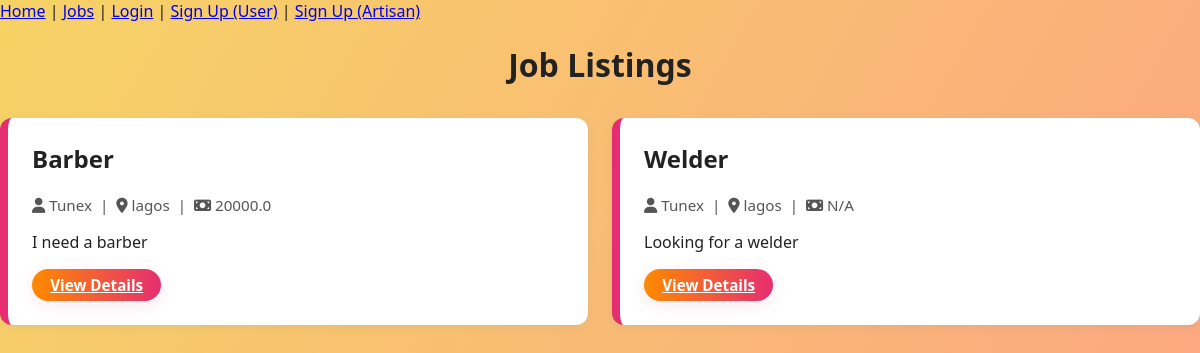
Page /jobs on the committed database.
### app/models.py (models this page shows, shortened)
class JobPost(db.Model):
    __tablename__ = 'job_post'
    id = db.Column(db.Integer, primary_key=True)
    user_id = db.Column(db.Integer, db.ForeignKey('user.id'), nullable=False)
    title = db.Column(db.String(120), nullable=False)
    description = db.Column(db.Text, nullable=False)
    location = db.Column(db.String(100))
    latitude = db.Column(db.Float)
    longitude = db.Column(db.Float)
    budget = db.Column(db.Float)
    timestamp = db.Column(db.DateTime, default=datetime.utcnow)
    user = db.relationship('User', back_populates='job_posts')
    applications = db.relationship('JobApplication', backref='job_post', lazy='dynamic')

class User(db.Model, UserMixin):  # Inherit from UserMixin
    __tablename__ = 'user'
    id = db.Column(db.Integer, primary_key=True)
    email = db.Column(db.String(120), unique=True, nullable=False)
    name = db.Column(db.String(100), nullable=False)
    password_hash = db.Column(db.String(128), nullable=False)
    location = db.Column(db.String(100))
    phone_number = db.Column(db.String(15))
    is_artisan = db.Column(db.Boolean, default=False)
    profile_pic = db.Column(db.String(200))
    messages = db.relationship('Message', foreign_keys='Message.sender_id', backref='sender', lazy='dynamic')
    received_messages = db.relationship('Message', foreign_keys='Message.recipient_id', backref='recipient', lazy='dynamic')
    job_posts = db.relationship('JobPost', back_populates='user', lazy='dynamic')
    favorites = db.relationship('Favorite', back_populates='user', lazy='dynamic')
    reviews_given = db.relationship('Review', back_populates='customer', lazy='dynamic')
    notifications = db.relationship('Notification', back_populates='user', lazy='dynamic')

### app/routes.py (the view)
@main.route('/jobs')
def list_jobs():
    jobs = JobPost.query.order_by(JobPost.timestamp.desc()).all()
    return render_template('jobs.html', jobs=jobs)

### app/templates/jobs.html (shortened to what this page needs)
{% extends "base.html" %}
{% block content %}
<h1 style="text-align:center;margin-bottom:1em;">Job Listings</h1>
<div class="jobs-grid" style="display:grid;grid-template-columns:repeat(auto-fit,minmax(320px,1fr));gap:1.5em;">
  {% for job in jobs %}
    <div class="job-card" style="background:#fff;border-radius:12px;box-shadow:0 2px 8px rgba(33,147,176,0.10);padding:1.5em;">
      <a href="{{ url_for('main.job_detail', job_id=job.id) }}" style="text-decoration:none;color:inherit;"><h2 style="margin-top:0;">{{ job.title }}</h2></a>
      <div style="font-size:0.95em;color:#555;margin-bottom:0.5em;">
        <i class="fa fa-user"></i> {{ job.user.name }} &nbsp;|&nbsp; <i class="fa fa-map-marker-alt"></i> {{ job.location or 'No location' }} &nbsp;|&nbsp; <i class="fa fa-money-bill"></i> {{ job.budget or 'N/A' }}
      </div>
      <p style="margin-bottom:0.5em;">{{ job.description|truncate(120) }}</p>
      <a href="{{ url_for('main.job_detail', job_id=job.id) }}" class="cta-button" style="font-size:0.95em;padding:0.4em 1.2em;">View Details</a>
    </div>
  {% else %}
    <div style="grid-column:1/-1;text-align:center;color:#888;font-size:1.2em;">
      <i class="fa fa-briefcase" style="font-size:2em;"></i><br>No jobs posted yet.
    </div>
  {% endfor %}
</div>
{% endblock %}

### app/static/styles.css (style rules this page uses)
body { font-family: 'Segoe UI', 'Roboto', Arial, sans-serif; background: linear-gradient(120deg, #f6d365 0%, #fda085 100%); margin: 0; min-height: 100vh; color: #222; }
button, .cta-button, .search-button, .contact-button, .auth-option, .btn { background: linear-gradient(90deg, #ff8a00 0%, #e52e71 100%); color: #fff; border: none; padding: 12px 28px; border-radius: 24px; font-size: 1.1rem; font-weight: 700; cursor: pointer; box-shadow: 0 4px 16px rgba(229,46,113,0.12); transition: background 0.2s, transform 0.2s; margin-top: 0.5em; display: inline-block; }
.jobs-grid { display: grid; grid-template-columns: repeat(auto-fit, minmax(320px, 1fr)); gap: 1.5em; }
.job-card { background: #fff; border-radius: 14px; box-shadow: 0 2px 8px rgba(33,147,176,0.10); padding: 1.5em; transition: box-shadow 0.2s, transform 0.2s; border-left: 8px solid #e52e71; }

### rows in the picture
JobPost: title "Barber", user.name "Tunex", location "lagos", budget "20000.0", description "I need a barber"
JobPost: title "Welder", user.name "Tunex", location "lagos", budget "N/A", description "Looking for a welder"
